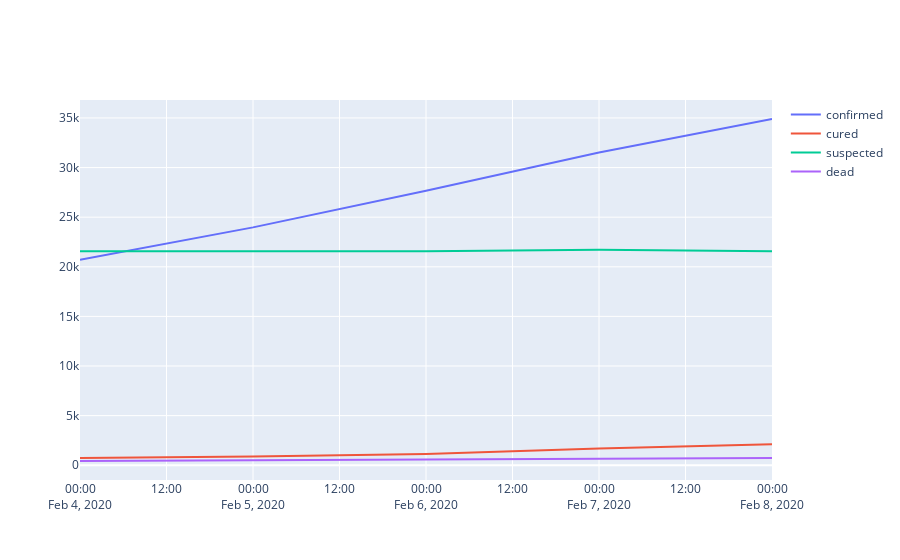

This figure's notebook cell:
### Code cell
import plotly.graph_objects as go

fig = go.Figure()
fig.add_trace(go.Scatter(y=trend['confirmed'], x=trend.index,
                        mode='lines',name='confirmed'))

fig.add_trace(go.Scatter(y=trend['cured'], x=trend.index,
                        mode='lines',name='cured'))

fig.add_trace(go.Scatter(y=trend['suspected'], x=trend.index,
                        mode='lines',name='suspected'))

fig.add_trace(go.Scatter(y=trend['dead'], x=trend.index,
                        mode='lines',name='dead'))

### Figure 1 — Plotly figure (JSON) as saved in the notebook; plotly's stock layout.template omitted (floating-point values rounded to 4 significant figures)
{"data": [{"mode": "lines", "name": "confirmed", "type": "scatter", "x": ["2020-02-04", "2020-02-05", "2020-02-06", "2020-02-07", "2020-02-08"], "y": [20700, 23971, 27663, 31526, 34895]}, {"mode": "lines", "name": "cured", "type": "scatter", "x": ["2020-02-04", "2020-02-05", "2020-02-06", "2020-02-07", "2020-02-08"], "y": [727, 868, 1125, 1679, 2120]}, {"mode": "lines", "name": "suspected", "type": "scatter", "x": ["2020-02-04", "2020-02-05", "2020-02-06", "2020-02-07", "2020-02-08"], "y": [21560, 21560, 21558, 21724, 21558]}, {"mode": "lines", "name": "dead", "type": "scatter", "x": ["2020-02-04", "2020-02-05", "2020-02-06", "2020-02-07", "2020-02-08"], "y": [427, 492, 564, 638, 724]}], "layout": {}}
